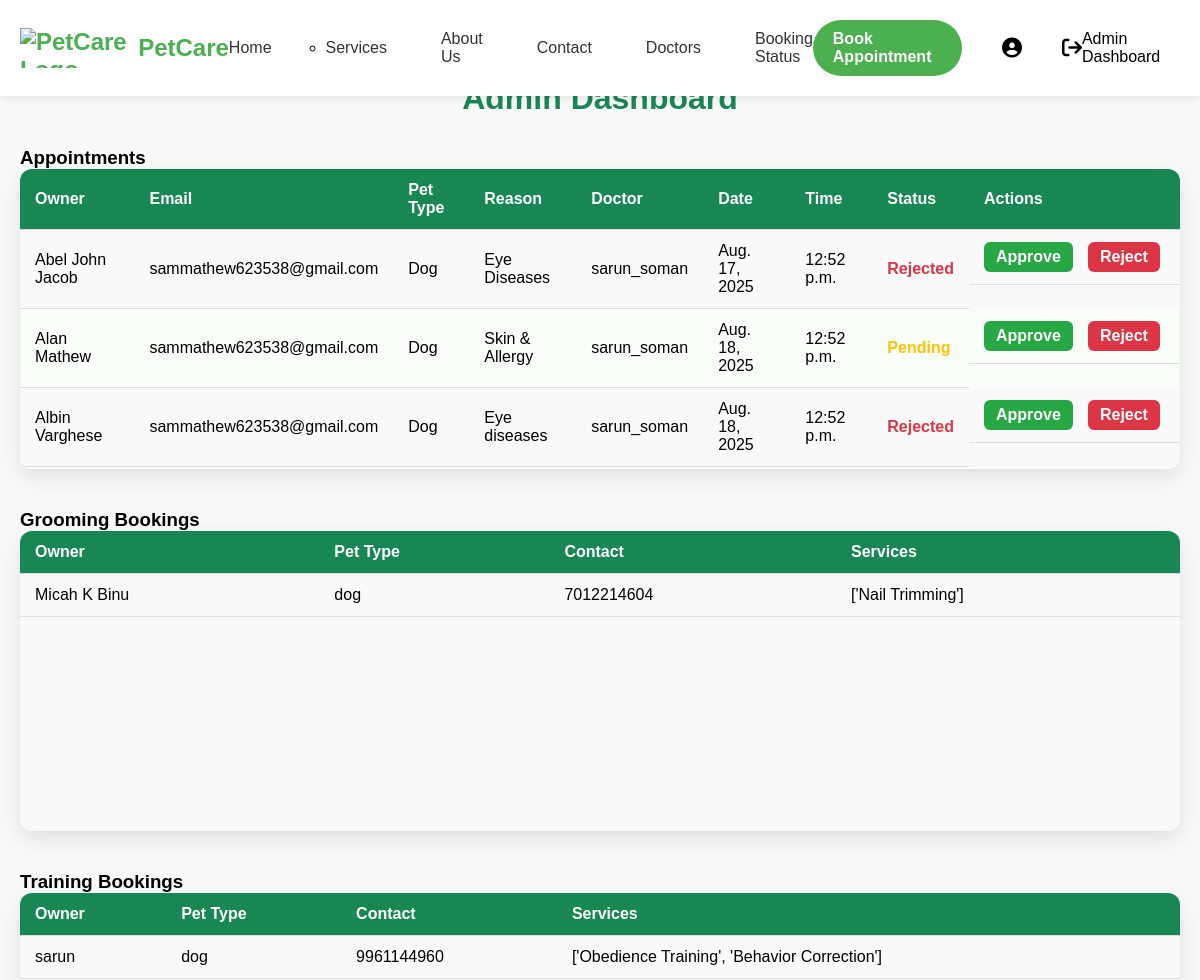
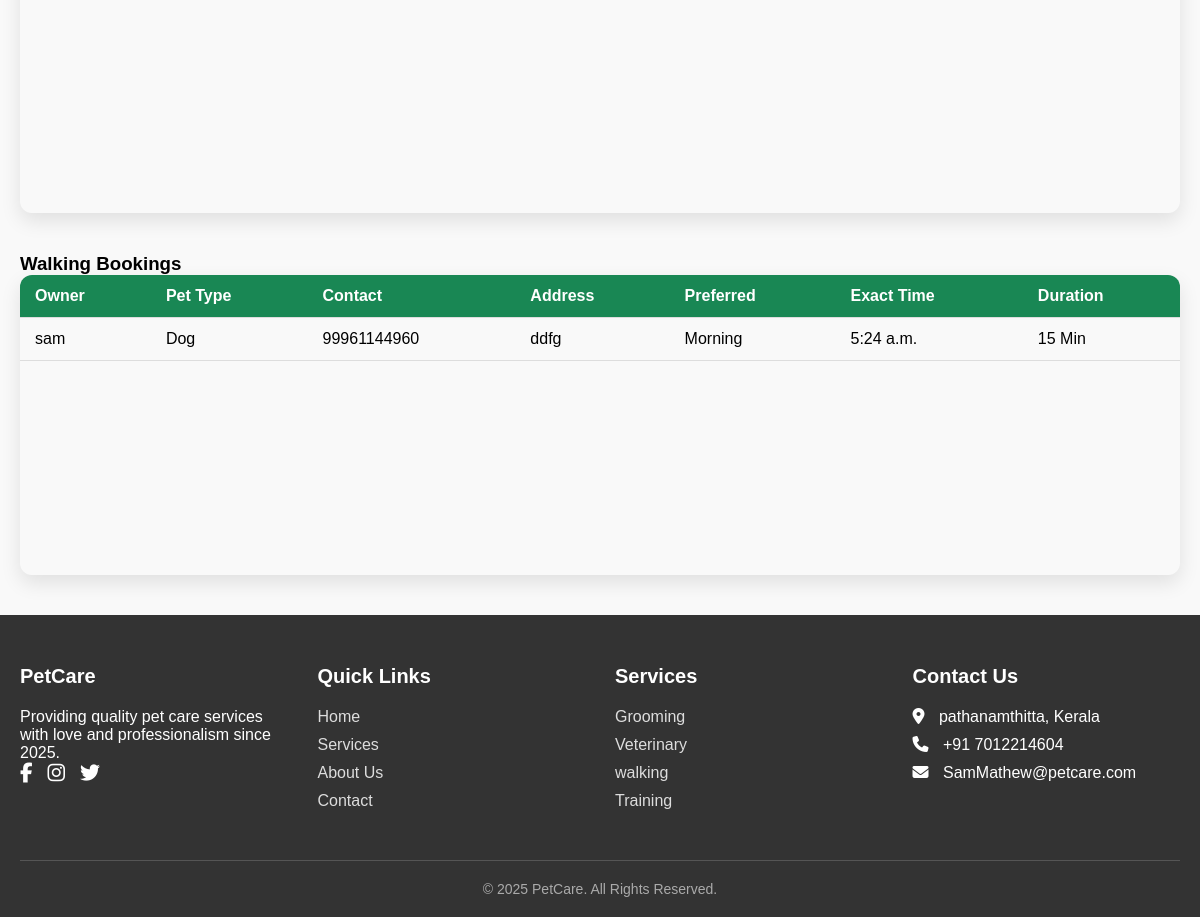
The app's page /one/admin (signed in) with its own data (2 pictures, top to bottom).
### petcare/models.py (models this page shows)
class Appointments(models.Model):  # class name singular + Capitalized
    user = models.ForeignKey(User, on_delete=models.CASCADE)
    pet_type = models.CharField(max_length=100, choices=pet_choice)
    owner_name = models.CharField(max_length=100)
    Email=models.EmailField(null=True)
    reason = models.TextField()
    date = models.DateField()
    time = models.TimeField()
    veterinarian = models.ForeignKey(Pet_Doctor, on_delete=models.CASCADE)
    status = models.CharField(max_length=20, choices=STATUS_CHOICES, default='Pending')

class Pet_Doctor(models.Model):
    user = models.OneToOneField(User, on_delete=models.CASCADE)
    specialization = models.CharField(max_length=100)
    status = models.CharField(max_length=20, choices=STATUS_CHOICES, default='Pending')
    def __str__(self):
        return str(self.user.username)

class Grooming(models.Model):
    pet_Type = models.CharField(max_length=100,choices=PET_TYPE_CHOICES)
    owner_name = models.CharField(max_length=100)
    phone_number = models.CharField(max_length=15)
    services = models.CharField(max_length=255)

class Tranning(models.Model):
     pet_Type=models.CharField(max_length=100,choices=PET_TYPE_CHOICES)
     owner_name=models.CharField()
     contact_number=models.IntegerField()
     services=models.CharField()

class Walking(models.Model):
     pet_type=models.CharField(max_length=100,choices=pet_choice)
     owner_name=models.CharField()
     contact_number=models.IntegerField()
     Address=models.TextField()
     prefered_Time=models.CharField(max_length=100,choices=Time)
     time=models.TimeField()
     Duration=models.CharField(max_length=100,choices=Durations)

### petcare/views.py (the view)
# urls.py: path('admin',admin_dashboard,name='dash')
@login_required
def admin_dashboard(request):
    if not request.user.is_superuser:
        return HttpResponse("Unauthorized: Only superusers can access this page.", status=403)
    appointments = Appointments.objects.all()
    doctors = Pet_Doctor.objects.all()
    patients = profile.objects.all()
    contacts = Contact.objects.all()        # from ContactForm
    groomings = Grooming.objects.all()      # from GroomingForm
    trainings =  Tranning.objects.all()      # from tranningForm
    walkings =  Walking.objects.all()        # from walkingForm
    return render(request, 'admin_dashboard.html', {
        'appointments': appointments,
        'doctors': doctors,
        'patients': patients,
        'contacts': contacts,
        'groomings': groomings,
        'trainings': trainings,
        'walkings': walkings,
    })

### templates/admin_dashboard.html
{% extends 'base.html' %}
{% load static %}
{% block content %}
<link rel="stylesheet" href="{% static 'css/dash.css' %}">
<div class="container mt-5">
  <h2 class="dash-title text-center mb-4">Admin Dashboard</h2>
  <section class="dash-section">
    <h3>Appointments</h3>
    {% if appointments %}
    <div class="dash-table-container">
      <table class="dash-appointments-table">
        <thead>
          <tr>
            <th>Owner</th>
            <th>Email</th>
            <th>Pet Type</th>
            <th>Reason</th>
            <th>Doctor</th>
            <th>Date</th>
            <th>Time</th>
            <th>Status</th>
            <th>Actions</th>
          </tr>
        </thead>
        <tbody>
        {% for appt in appointments %}
          <tr>
            <td>{{ appt.owner_name }}</td>
            <td>{{ appt.Email }}</td>
            <td>{{ appt.pet_type }}</td>
            <td>{{ appt.reason }}</td>
            <td>{{ appt.veterinarian }}</td>
            <td>{{ appt.date }}</td>
            <td>{{ appt.time }}</td>
            <td>
              <span class="dash-status {{ appt.status|lower }}">{{ appt.status }}</span>
            </td>
            <td class="dash-actions">
              <a href="{% url 'approve_appointment' appt.id %}" class="approve">Approve</a>
              <a href="{% url 'reject_appointment' appt.id %}" class="reject">Reject</a>
            </td>
          </tr>
        {% endfor %}
        </tbody>
      </table>
    </div>
    {% else %}
    <p class="dash-no-appointments">No appointments found.</p>
    {% endif %}
  </section>
  <section class="dash-section">
    <h3>Grooming Bookings</h3>
    {% if groomings %}
    <div class="dash-table-container">
      <table class="dash-appointments-table">
        <thead>
          <tr>
            <th>Owner</th>
            <th>Pet Type</th>
            <th>Contact</th>
            <th>Services</th>
          </tr>
        </thead>
        <tbody>
        {% for g in groomings %}
          <tr>
            <td>{{ g.owner_name }}</td>
            <td>{{ g.pet_Type }}</td>
            <td>{{ g.phone_number }}</td>
            <td>{{ g.services }}</td>
          </tr>
        {% endfor %}
        </tbody>
      </table>
    </div>
    {% else %}
    <p class="dash-no-appointments">No grooming bookings yet.</p>
    {% endif %}
  </section>
  <section class="dash-section">
    <h3>Training Bookings</h3>
    {% if trainings %}
    <div class="dash-table-container">
      <table class="dash-appointments-table">
        <thead>
          <tr>
            <th>Owner</th>
            <th>Pet Type</th>
            <th>Contact</th>
            <th>Services</th>
          </tr>
        </thead>
        <tbody>
        {% for t in trainings %}
          <tr>
            <td>{{ t.owner_name }}</td>
            <td>{{ t.pet_Type }}</td>
            <td>{{ t.contact_number }}</td>
            <td>{{ t.services }}</td>
          </tr>
        {% endfor %}
        </tbody>
      </table>
    </div>
    {% else %}
    <p class="dash-no-appointments">No trainings yet.</p>
    {% endif %}
  </section>
  <section class="dash-section">
    <h3>Walking Bookings</h3>
    {% if walkings %}
    <div class="dash-table-container">
      <table class="dash-appointments-table">
        <thead>
          <tr>
            <th>Owner</th>
            <th>Pet Type</th>
            <th>Contact</th>
            <th>Address</th>
            <th>Preferred</th>
            <th>Exact Time</th>
            <th>Duration</th>
          </tr>
        </thead>
        <tbody>
        {% for w in walkings %}
          <tr>
            <td>{{ w.owner_name }}</td>
            <td>{{ w.pet_type }}</td>
            <td>{{ w.contact_number }}</td>
            <td>{{ w.Address }}</td>
            <td>{{ w.prefered_Time }}</td>
            <td>{{ w.time }}</td>
            <td>{{ w.Duration }}</td>
          </tr>
        {% endfor %}
        </tbody>
      </table>
    </div>
    {% else %}
    <p class="dash-no-appointments">No walkings yet.</p>
    {% endif %}
  </section>
</div>
{% endblock %}

### static/css/header.css (style rules this page uses)
* { margin: 0; padding: 0; box-sizing: border-box; }
body { font-family: Arial, sans-serif; padding-top: 80px; background: #f9f9f9; }
.container { max-width: 1200px; margin: 0 auto; padding: 0 20px; }

### static/css/dash.css (style rules this page uses)
.dash-title { text-align: center; color: #198754; font-size: 2rem; font-weight: 700; margin-bottom: 30px; }
.dash-table-container { height: 300px; overflow-x: auto; box-shadow: 0 8px 20px rgba(0,0,0,0.1); border-radius: 12px; margin: 0 auto; }
.dash-appointments-table { width: 100%; border-collapse: collapse; min-width: 700px; }
.dash-appointments-table thead { background-color: #198754; color: #fff; font-weight: bold; position: sticky; top: 0; z-index: 1; }
.dash-appointments-table th, .dash-appointments-table td { padding: 12px 15px; text-align: left; border-bottom: 1px solid #ddd; }
.dash-appointments-table tbody tr:nth-child(even) { background-color: #f8fdf8; }
.dash-actions a { display: inline-block; padding: 6px 12px; margin-right: 5px; border-radius: 6px; text-decoration: none; font-weight: 600; color: #fff; }
.dash-actions a.approve { background-color: #28a745; }
.dash-actions a.reject { background-color: #dc3545; }
.dash-status.pending { color: #ffc107; font-weight: bold; }
.dash-status.rejected { color: #dc3545; font-weight: bold; }
.dash-section { margin-bottom: 40px; }
.dash-actions { display: flex; gap: 10px; }
.dash-actions a { padding: 6px 12px; border-radius: 6px; text-decoration: none; font-weight: 600; color: #fff; }

### records on screen
Appointments: owner_name "Abel John Jacob", Email "sammathew623538@gmail.com", pet_type "Dog", reason "Eye Diseases", veterinarian "sarun_soman", date "Aug. 17, 2025", time "12:52 p.m.", status "Rejected"
Appointments: owner_name "Alan Mathew", Email "sammathew623538@gmail.com", pet_type "Dog", reason "Skin & Allergy", veterinarian "sarun_soman", date "Aug. 18, 2025", time "12:52 p.m.", status "Pending"
Appointments: owner_name "Albin Varghese", Email "sammathew623538@gmail.com", pet_type "Dog", reason "Eye diseases", veterinarian "sarun_soman", date "Aug. 18, 2025", time "12:52 p.m.", status "Rejected"
Grooming: owner_name "Micah K Binu", pet_Type "dog", phone_number "7012214604", services "['Nail Trimming']"
Tranning: owner_name "sarun", pet_Type "dog", contact_number "9961144960", services "['Obedience Training', 'Behavior Correction']"
Walking: owner_name "sam", pet_type "Dog", contact_number "99961144960", Address "ddfg", prefered_Time "Morning", time "5:24 a.m.", Duration "15 Min"
